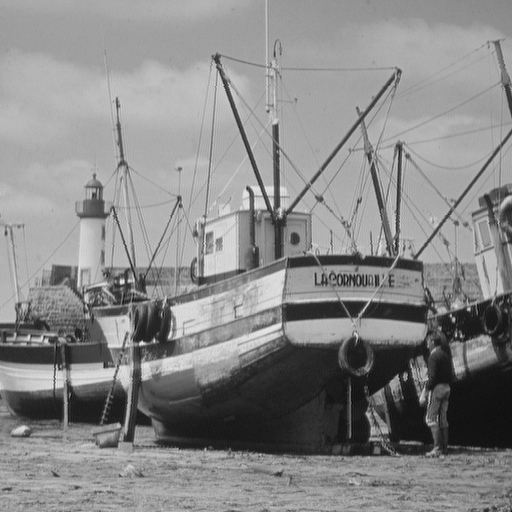
%> input picture Boat.bmp, 512 x 512 px
$ octave compare1.m   (GNU Octave 9; MATLAB toolbox functions it lacks are replaced by stand-ins)
%> lines starting %> are read from the running program, lines starting %| are printed output that depends on the picture
### SDecompose.m
function imde = SDecompose( imMat, dim )
imMat = double(imMat);
map = gray(256);
[imder, imdec] = decompose(imMat, dim);
imde = imdec;

### decompose.m
function [imder, imdec] = decompose(imMat, dim)
imder = imMat;
imdec = imMat;
for i = 1:dim
    for j = 1:2:dim
        imder(i, dim/2+(j+1)/2) = imMat(i, j+1) - imMat(i, j);
        imder(i, (j+1)/2) = imMat(i, j) + floor(imder(i, dim/2+(j+1)/2)/2);
    end
end

for i = 1:dim
    for j = 1:2:dim
        imdec(dim/2+(j+1)/2, i) = imder(j+1, i) - imder(j, i);
        imdec((j+1)/2, i) = imder(j, i) + floor(imdec(dim/2+(j+1)/2, i)/2);
    end
end

### recompose.m
function [imrer, imrec] = recompose( imde, dim )
imrer = imde;
imrec = imde;
for i = 1:dim
    for j = 1:2:dim
        imrer(j, i) = imde((j+1)/2, i) - floor(imde(dim/2+(j+1)/2, i)/2);
        imrer(j+1, i) = imde(dim/2+(j+1)/2, i) + imrer(j, i);
    end
end
for i = 1:dim
    for j = 1:2:dim
        imrec(i, j) = imrer( i, (j+1)/2 ) - floor( imrer(i, dim/2+(j+1)/2)/2 );
        imrec(i, j+1) = imrer( i, dim/2+(j+1)/2 ) + imrec(i, j);
    end
end

### FeatureSIM.m
function [FSIM, FSIMc] = FeatureSIM(imageRef, imageDis)


[rows, cols] = size(imageRef(:,:,1));
I1 = ones(rows, cols);
I2 = ones(rows, cols);
Q1 = ones(rows, cols);
Q2 = ones(rows, cols);

if ndims(imageRef) == 3 %images are colorful
    Y1 = 0.299 * double(imageRef(:,:,1)) + 0.587 * double(imageRef(:,:,2)) + 0.114 * double(imageRef(:,:,3));
    Y2 = 0.299 * double(imageDis(:,:,1)) + 0.587 * double(imageDis(:,:,2)) + 0.114 * double(imageDis(:,:,3));
    I1 = 0.596 * double(imageRef(:,:,1)) - 0.274 * double(imageRef(:,:,2)) - 0.322 * double(imageRef(:,:,3));
    I2 = 0.596 * double(imageDis(:,:,1)) - 0.274 * double(imageDis(:,:,2)) - 0.322 * double(imageDis(:,:,3));
    Q1 = 0.211 * double(imageRef(:,:,1)) - 0.523 * double(imageRef(:,:,2)) + 0.312 * double(imageRef(:,:,3));
    Q2 = 0.211 * double(imageDis(:,:,1)) - 0.523 * double(imageDis(:,:,2)) + 0.312 * double(imageDis(:,:,3));
else %images are grayscale
    Y1 = imageRef;
    Y2 = imageDis;
end

Y1 = double(Y1);
Y2 = double(Y2);
%%%%%%%%%%%%%%%%%%%%%%%%%
% Downsample the image
%%%%%%%%%%%%%%%%%%%%%%%%%
minDimension = min(rows,cols);
F = max(1,round(minDimension / 256));
aveKernel = fspecial('average',F);

aveI1 = conv2(I1, aveKernel,'same');
aveI2 = conv2(I2, aveKernel,'same');
I1 = aveI1(1:F:rows,1:F:cols);
I2 = aveI2(1:F:rows,1:F:cols);

aveQ1 = conv2(Q1, aveKernel,'same');
aveQ2 = conv2(Q2, aveKernel,'same');
Q1 = aveQ1(1:F:rows,1:F:cols);
Q2 = aveQ2(1:F:rows,1:F:cols);

aveY1 = conv2(Y1, aveKernel,'same');
aveY2 = conv2(Y2, aveKernel,'same');
Y1 = aveY1(1:F:rows,1:F:cols);
Y2 = aveY2(1:F:rows,1:F:cols);

%%%%%%%%%%%%%%%%%%%%%%%%%
% Calculate the phase congruency maps
%%%%%%%%%%%%%%%%%%%%%%%%%
PC1 = phasecong2(Y1);
PC2 = phasecong2(Y2);

%%%%%%%%%%%%%%%%%%%%%%%%%
% Calculate the gradient map
%%%%%%%%%%%%%%%%%%%%%%%%%
dx = [3 0 -3; 10 0 -10;  3  0 -3]/16;
dy = [3 10 3; 0  0   0; -3 -10 -3]/16;
IxY1 = conv2(Y1, dx, 'same');
IyY1 = conv2(Y1, dy, 'same');
gradientMap1 = sqrt(IxY1.^2 + IyY1.^2);

IxY2 = conv2(Y2, dx, 'same');
IyY2 = conv2(Y2, dy, 'same');
gradientMap2 = sqrt(IxY2.^2 + IyY2.^2);

%%%%%%%%%%%%%%%%%%%%%%%%%
% Calculate the FSIM
%%%%%%%%%%%%%%%%%%%%%%%%%
T1 = 0.85;  %fixed
T2 = 160; %fixed
PCSimMatrix = (2 * PC1 .* PC2 + T1) ./ (PC1.^2 + PC2.^2 + T1);
gradientSimMatrix = (2*gradientMap1.*gradientMap2 + T2) ./(gradientMap1.^2 + gradientMap2.^2 + T2);
PCm = max(PC1, PC2);
SimMatrix = gradientSimMatrix .* PCSimMatrix .* PCm;
FSIM = sum(sum(SimMatrix)) / sum(sum(PCm));

%%%%%%%%%%%%%%%%%%%%%%%%%
% Calculate the FSIMc
%%%%%%%%%%%%%%%%%%%%%%%%%
T3 = 200;
T4 = 200;
ISimMatrix = (2 * I1 .* I2 + T3) ./ (I1.^2 + I2.^2 + T3);
QSimMatrix = (2 * Q1 .* Q2 + T4) ./ (Q1.^2 + Q2.^2 + T4);

lambda = 0.03;

SimMatrixC = gradientSimMatrix .* PCSimMatrix .* real((ISimMatrix .* QSimMatrix) .^ lambda) .* PCm;
FSIMc = sum(sum(SimMatrixC)) / sum(sum(PCm));

return;

%%%%%%%%%%%%%%%%%%%%%%%%%%%%%%%%%%%%%%%%%%%%%%%%%%%%%%%%%%%%%%%%%%%%%%%%%%%%%%%%%%

function [ResultPC]=phasecong2(im)
% ========================================================================
% Copyright (c) 1996-2009 Peter Kovesi
% School of Computer Science & Software Engineering
% The University of Western Australia
% http://www.csse.uwa.edu.au/
%
% Permission is hereby  granted, free of charge, to any  person obtaining a copy
% of this software and associated  documentation files (the "Software"), to deal
% in the Software without restriction, subject to the following conditions:
%
% The above copyright notice and this permission notice shall be included in all
% copies or substantial portions of the Software.
%
% The software is provided "as is", without warranty of any kind.
% References:
%
%     Peter Kovesi, "Image Features From Phase Congruency". Videre: A
%     Journal of Computer Vision Research. MIT Press. Volume 1, Number 3,
%     Summer 1999 http://mitpress.mit.edu/e-journals/Videre/001/v13.html

nscale          = 4;     % Number of wavelet scales.
norient         = 4;     % Number of filter orientations.
minWaveLength   = 6;     % Wavelength of smallest scale filter.
mult            = 2;   % Scaling factor between successive filters.
sigmaOnf        = 0.55;  % Ratio of the standard deviation of the
                             % Gaussian describing the log Gabor filter's
                             % transfer function in the frequency domain
                             % to the filter center frequency.
dThetaOnSigma   = 1.2;   % Ratio of angular interval between filter orientations
                             % and the standard deviation of the angular Gaussian
                             % function used to construct filters in the
                             % freq. plane.
k               = 2.0;   % No of standard deviations of the noise
                             % energy beyond the mean at which we set the
                             % noise threshold point.
                             % below which phase congruency values get
                             % penalized.
epsilon         = .0001;                % Used to prevent division by zero.

thetaSigma = pi/norient/dThetaOnSigma;  % Calculate the standard deviation of the
                                        % angular Gaussian function used to
                                        % construct filters in the freq. plane.

[rows,cols] = size(im);
imagefft = fft2(im);              % Fourier transform of image

zero = zeros(rows,cols);
EO = cell(nscale, norient);       % Array of convolution results.

estMeanE2n = [];
ifftFilterArray = cell(1,nscale); % Array of inverse FFTs of filters

% Pre-compute some stuff to speed up filter construction

% Set up X and Y matrices with ranges normalised to +/- 0.5
% The following code adjusts things appropriately for odd and even values
% of rows and columns.
if mod(cols,2)
    xrange = [-(cols-1)/2:(cols-1)/2]/(cols-1);
else
    xrange = [-cols/2:(cols/2-1)]/cols;
end

if mod(rows,2)
    yrange = [-(rows-1)/2:(rows-1)/2]/(rows-1);
else
    yrange = [-rows/2:(rows/2-1)]/rows;
end

[x,y] = meshgrid(xrange, yrange);

radius = sqrt(x.^2 + y.^2);       % Matrix values contain *normalised* radius from centre.
theta = atan2(-y,x);              % Matrix values contain polar angle.
                                  % (note -ve y is used to give +ve
                                  % anti-clockwise angles)

radius = ifftshift(radius);       % Quadrant shift radius and theta so that filters
theta  = ifftshift(theta);        % are constructed with 0 frequency at the corners.
radius(1,1) = 1;                  % Get rid of the 0 radius value at the 0
                                  % frequency point (now at top-left corner)
                                  % so that taking the log of the radius will
                                  % not cause trouble.

sintheta = sin(theta);
costheta = cos(theta);
clear x; clear y; clear theta;    % save a little memory

% Filters are constructed in terms of two components.
% 1) The radial component, which controls the frequency band that the filter
%    responds to
% 2) The angular component, which controls the orientation that the filter
%    responds to.
% The two components are multiplied together to construct the overall filter.

% Construct the radial filter components...

% First construct a low-pass filter that is as large as possible, yet falls
% away to zero at the boundaries.  All log Gabor filters are multiplied by
% this to ensure no extra frequencies at the 'corners' of the FFT are
% incorporated as this seems to upset the normalisation process when
% calculating phase congrunecy.
lp = lowpassfilter([rows,cols],.45,15);   % Radius .45, 'sharpness' 15

logGabor = cell(1,nscale);

for s = 1:nscale
    wavelength = minWaveLength*mult^(s-1);
    fo = 1.0/wavelength;                  % Centre frequency of filter.
    logGabor{s} = exp((-(log(radius/fo)).^2) / (2 * log(sigmaOnf)^2));
    logGabor{s} = logGabor{s}.*lp;        % Apply low-pass filter
    logGabor{s}(1,1) = 0;                 % Set the value at the 0 frequency point of the filter
                                          % back to zero (undo the radius fudge).
end

% Then construct the angular filter components...

spread = cell(1,norient);

for o = 1:norient
  angl = (o-1)*pi/norient;           % Filter angle.

  % For each point in the filter matrix calculate the angular distance from
  % the specified filter orientation.  To overcome the angular wrap-around
  % problem sine difference and cosine difference values are first computed
  % and then the atan2 function is used to determine angular distance.

  ds = sintheta * cos(angl) - costheta * sin(angl);    % Difference in sine.
  dc = costheta * cos(angl) + sintheta * sin(angl);    % Difference in cosine.
  dtheta = abs(atan2(ds,dc));                          % Absolute angular distance.
  spread{o} = exp((-dtheta.^2) / (2 * thetaSigma^2));  % Calculate the
                                                       % angular filter component.
end

% The main loop...
EnergyAll(rows,cols) = 0;
AnAll(rows,cols) = 0;

for o = 1:norient                    % For each orientation.
  sumE_ThisOrient   = zero;          % Initialize accumulator matrices.
  sumO_ThisOrient   = zero;
  sumAn_ThisOrient  = zero;
  Energy            = zero;
  for s = 1:nscale,                  % For each scale.
    filter = logGabor{s} .* spread{o};   % Multiply radial and angular
                                         % components to get the filter.
    ifftFilt = real(ifft2(filter))*sqrt(rows*cols);  % Note rescaling to match power
    ifftFilterArray{s} = ifftFilt;                   % record ifft2 of filter
    % Convolve image with even and odd filters returning the result in EO
    EO{s,o} = ifft2(imagefft .* filter);

    An = abs(EO{s,o});                         % Amplitude of even & odd filter response.
    sumAn_ThisOrient = sumAn_ThisOrient + An;  % Sum of amplitude responses.
    sumE_ThisOrient = sumE_ThisOrient + real(EO{s,o}); % Sum of even filter convolution results.
    sumO_ThisOrient = sumO_ThisOrient + imag(EO{s,o}); % Sum of odd filter convolution results.
    if s==1                                 % Record mean squared filter value at smallest
      EM_n = sum(sum(filter.^2));           % scale. This is used for noise estimation.
      maxAn = An;                           % Record the maximum An over all scales.
    else
      maxAn = max(maxAn, An);
    end
  end                                       % ... and process the next scale

  % Get weighted mean filter response vector, this gives the weighted mean
  % phase angle.

  XEnergy = sqrt(sumE_ThisOrient.^2 + sumO_ThisOrient.^2) + epsilon;
  MeanE = sumE_ThisOrient ./ XEnergy;
  MeanO = sumO_ThisOrient ./ XEnergy;

  % Now calculate An(cos(phase_deviation) - | sin(phase_deviation)) | by
  % using dot and cross products between the weighted mean filter response
  % vector and the individual filter response vectors at each scale.  This
  % quantity is phase congruency multiplied by An, which we call energy.

  for s = 1:nscale,
      E = real(EO{s,o}); O = imag(EO{s,o});    % Extract even and odd
                                               % convolution results.
      Energy = Energy + E.*MeanE + O.*MeanO - abs(E.*MeanO - O.*MeanE);
  end

  % Compensate for noise
  % We estimate the noise power from the energy squared response at the
  % smallest scale.  If the noise is Gaussian the energy squared will have a
  % Chi-squared 2DOF pdf.  We calculate the median energy squared response
  % as this is a robust statistic.  From this we estimate the mean.
  % The estimate of noise power is obtained by dividing the mean squared
  % energy value by the mean squared filter value

  medianE2n = median(reshape(abs(EO{1,o}).^2,1,rows*cols));
  meanE2n = -medianE2n/log(0.5);
  estMeanE2n(o) = meanE2n;

  noisePower = meanE2n/EM_n;                       % Estimate of noise power.

  % Now estimate the total energy^2 due to noise
  % Estimate for sum(An^2) + sum(Ai.*Aj.*(cphi.*cphj + sphi.*sphj))

  EstSumAn2 = zero;
  for s = 1:nscale
    EstSumAn2 = EstSumAn2 + ifftFilterArray{s}.^2;
  end

  EstSumAiAj = zero;
  for si = 1:(nscale-1)
    for sj = (si+1):nscale
      EstSumAiAj = EstSumAiAj + ifftFilterArray{si}.*ifftFilterArray{sj};
    end
  end
  sumEstSumAn2 = sum(sum(EstSumAn2));
  sumEstSumAiAj = sum(sum(EstSumAiAj));

  EstNoiseEnergy2 = 2*noisePower*sumEstSumAn2 + 4*noisePower*sumEstSumAiAj;

  tau = sqrt(EstNoiseEnergy2/2);                     % Rayleigh parameter
  EstNoiseEnergy = tau*sqrt(pi/2);                   % Expected value of noise energy
  EstNoiseEnergySigma = sqrt( (2-pi/2)*tau^2 );

  T =  EstNoiseEnergy + k*EstNoiseEnergySigma;       % Noise threshold

  % The estimated noise effect calculated above is only valid for the PC_1 measure.
  % The PC_2 measure does not lend itself readily to the same analysis.  However
  % empirically it seems that the noise effect is overestimated roughly by a factor
  % of 1.7 for the filter parameters used here.

  T = T/1.7;        % Empirical rescaling of the estimated noise effect to
                    % suit the PC_2 phase congruency measure
  Energy = max(Energy - T, zero);          % Apply noise threshold

  EnergyAll = EnergyAll + Energy;
  AnAll = AnAll + sumAn_ThisOrient;
end  % For each orientation
ResultPC = EnergyAll ./ AnAll;
return;


%%%%%%%%%%%%%%%%%%%%%%%%%%%%%%%%%%%%%%%%%%%%%%%%%%%%%%%%%%%%%%%%%%%%%%%%%%%%
% LOWPASSFILTER - Constructs a low-pass butterworth filter.
%
% usage: f = lowpassfilter(sze, cutoff, n)
%
% where: sze    is a two element vector specifying the size of filter
%               to construct [rows cols].
%        cutoff is the cutoff frequency of the filter 0 - 0.5
%        n      is the order of the filter, the higher n is the sharper
%               the transition is. (n must be an integer >= 1).
%               Note that n is doubled so that it is always an even integer.
%
%                      1
%      f =    --------------------
%                              2n
%              1.0 + (w/cutoff)
%
% The frequency origin of the returned filter is at the corners.
%
% See also: HIGHPASSFILTER, HIGHBOOSTFILTER, BANDPASSFILTER
%

% Copyright (c) 1999 Peter Kovesi
% School of Computer Science & Software Engineering
% The University of Western Australia
% http://www.csse.uwa.edu.au/
%
% Permission is hereby granted, free of charge, to any person obtaining a copy
% of this software and associated documentation files (the "Software"), to deal
% in the Software without restriction, subject to the following conditions:
%
% The above copyright notice and this permission notice shall be included in
% all copies or substantial portions of the Software.
%
% The Software is provided "as is", without warranty of any kind.

% October 1999
% August  2005 - Fixed up frequency ranges for odd and even sized filters
%                (previous code was a bit approximate)

function f = lowpassfilter(sze, cutoff, n)

    if cutoff < 0 || cutoff > 0.5
	error('cutoff frequency must be between 0 and 0.5');
    end

    if rem(n,1) ~= 0 || n < 1
	error('n must be an integer >= 1');
    end

    if length(sze) == 1
	rows = sze; cols = sze;
    else
	rows = sze(1); cols = sze(2);
    end

    % Set up X and Y matrices with ranges normalised to +/- 0.5
    % The following code adjusts things appropriately for odd and even values
    % of rows and columns.
    if mod(cols,2)
	xrange = [-(cols-1)/2:(cols-1)/2]/(cols-1);
    else
	xrange = [-cols/2:(cols/2-1)]/cols;
    end

    if mod(rows,2)
	yrange = [-(rows-1)/2:(rows-1)/2]/(rows-1);
    else
	yrange = [-rows/2:(rows/2-1)]/rows;
    end

    [x,y] = meshgrid(xrange, yrange);
    radius = sqrt(x.^2 + y.^2);        % A matrix with every pixel = radius relative to centre.
    f = ifftshift( 1 ./ (1.0 + (radius ./ cutoff).^(2*n)) );   % The filter
    return;

### SRecompose.m
function imre = SRecompose( imde, dim )
map = gray(256);
% [10 lines of commented-out code are left out]

[imrer, imrec] = recompose(imde,dim);
imre = imrec;


### compare1.m
%复现A new reliable optimized image watermarking scheme based on the integer wavelet  transform
%and singular value decomposition for copyright protection%%%%%%%%%%%%%%%%%%
clear
clc
I=imread('Boat.bmp'); %读取载体图像（已选）
%> I is the input picture: size 512x512 uint8; min 0, max 239, mean 136.1
wm=imread('clock.jpg'); %读取水印图像
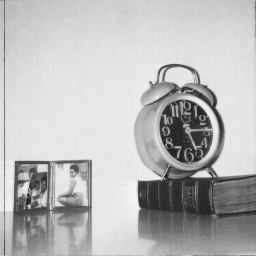
%> input picture clock.jpg, 256 x 256 px
%> wm is the input picture: size 256x256 uint8; min 32, max 246, mean 186
%对主图像做整数小波变换
[p,q]=size(I);
%> p = 512; q = 512
[r,c]=size(wm);
%> r = 256; c = 256
de = SDecompose(I, 512);
%> after the loop in decompose, `for i = 1:dim`:
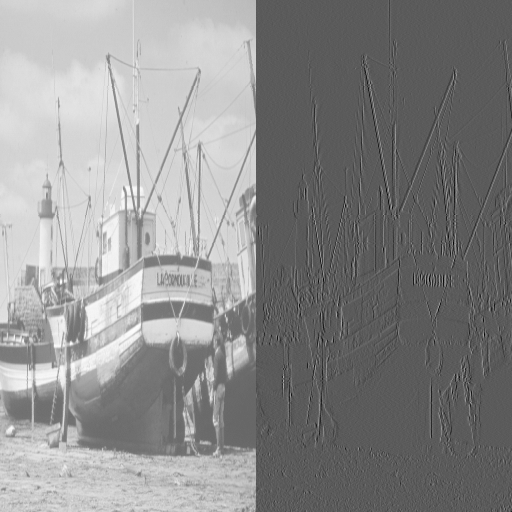
%> imder: size 512x512 double; min -128, max 230, mean 67.9; drawn with min black and max white
%> after the loop in decompose, `for i = 1:dim`:
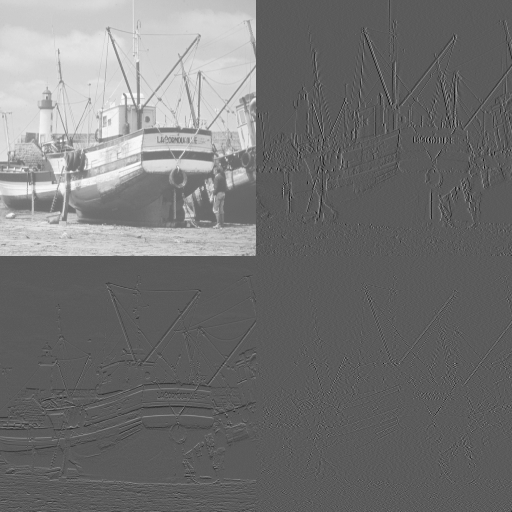
%> imdec: size 512x512 double; min -128, max 228, mean 33.8; drawn with min black and max white
LL=de(1:p/2,1:q/2);
%取低频子带做SVD
[U,S,V]=svd(LL);
%对水印图像做SVD
wm=double(wm);
%> wm: size 256x256 double
[Uw,Sw,Vw]=svd(wm);

%水印嵌入
%根据图片调整适当嵌入强度
MZF=ones(p/2,q/2)*30;
S_new=S+MZF.*Uw;
LL_new=U*S_new*V';

%逆整数小波变换
de1=de;
de1(1:p/2,1:q/2)=LL_new;
I1 = SRecompose(de1, 512);
I1=uint8(I1);
% % figure,imshow(I1)
PSNR=psnr(I,I1);
%> PSNR = 42.57
SSIM=ssim(I,I1);
%> SSIM = 0.976
[FSIM,~] = FeatureSIM(I,I1);
%> in FeatureSIM, `[rows, cols] = size(imageRef(:,:,1));`: rows = 512
%> in FeatureSIM, `I1 = ones(rows, cols);`: I1: size 512x512 double; every value is 1
%> in FeatureSIM, `F = max(1,round(minDimension / 256));`: F = 2
%> in FeatureSIM, `aveKernel = fspecial('average',F);`: aveKernel = [0.25 0.25; 0.25 0.25]
%> in FeatureSIM, `I1 = aveI1(1:F:rows,1:F:cols);`: I1: size 256x256 double; every value is 1
%> in phasecong2, `EnergyAll(rows,cols) = 0;`: EnergyAll: size 256x256 double; every value is 0
%> the loop in phasecong2, `for o = 1:norient` made 4 passes
%> (medianE2n, meanE2n, noisePower, EstNoiseEnergy2, tau, EstNoiseEnergy, EstNoiseEnergySigma, T) on passes 1 to 4: (3.62, 5.22, 0.00177, 13.4, 2.59, 3.24, 1.7, 3.9), (4.87, 7.02, 0.00238, 18.05, 3, 3.77, 1.97, 4.53), (4.64, 6.7, 0.00227, 17.21, 2.93, 3.68, 1.92, 4.42), (5.32, 7.67, 0.0026, 19.71, 3.14, 3.93, 2.06, 4.73)
%> pass 1, in phasecong2, `Energy = max(Energy - T, zero);`:
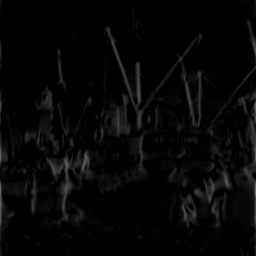
%> Energy: size 256x256 double; min 0, max 113.5, mean 6.3
%> after the loop in phasecong2, `for o = 1:norient`:
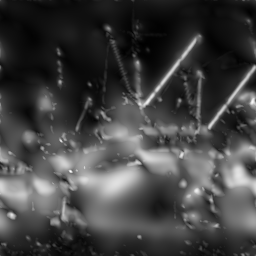
%> maxAn: size 256x256 double; min 0.294, max 34.95, mean 9.3; drawn with min black and max white
%> after the loop in phasecong2, `for o = 1:norient`: EM_n = 2948; EO = 16 items; estMeanE2n = [5.22 7.02 6.7 7.67]; ifftFilterArray = 4 items
%> the loop in phasecong2 (call 2), `for o = 1:norient` made 4 passes
%> (medianE2n, meanE2n, noisePower, EstNoiseEnergy2, tau, EstNoiseEnergy, EstNoiseEnergySigma, T) on passes 1 to 4: (3.77, 5.44, 0.00184, 13.97, 2.64, 3.31, 1.73, 3.99), (4.94, 7.13, 0.00242, 18.31, 3.03, 3.79, 1.98, 4.56), (4.76, 6.87, 0.00233, 17.65, 2.97, 3.72, 1.95, 4.48), (5.46, 7.88, 0.00267, 20.26, 3.18, 3.99, 2.09, 4.8)
%> pass 1, in phasecong2 (call 2), `MeanO = sumO_ThisOrient ./ XEnergy;`:
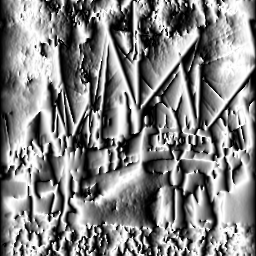
%> MeanO: size 256x256 double; min -1, max 1, mean 0.0283; drawn with min black and max white
%> after the loop in phasecong2 (call 2), `for o = 1:norient`: estMeanE2n = [5.44 7.13 6.87 7.88]
%> in FeatureSIM, `gradientSimMatrix = (2*gradientMap1.*gradientMap2 + T2) ./(gradientMap..`:
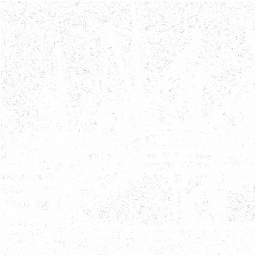
%> gradientSimMatrix: size 256x256 double; min 0.772, max 1, mean 0.99
%> in FeatureSIM, `FSIM = sum(sum(SimMatrix)) / sum(sum(PCm));`: FSIM = 0.993
%> FSIM = 0.993
% % PSIM = PSIM(double(I),double(I1));
% ADD_SSIM = ADD(double(I),double(I1),'SSIM');

%获取密钥
%对载水印图像做一级整数小波变换
de_new = SDecompose(I1, 512);
LL1=de_new(1:p/2,1:q/2);

%取低频子带做SVD
[U1,S1,V1]=svd(LL1);
S_new_1=S_new*U1;%将载水印图像I1,S_new_1，Sw*Vw'作为算法的秘钥

%%%%%%%%%%%%%%%%%%%%%%%%%%%%%%%鲁棒性测试%%%%%%%%%%%%%%%%%%%%%%%%%%%%%%%%%%%%%%
d=input('please input your choice：');
%> the answer given: 1
switch d
    case 1
        I1 = medfilt2(I1,[3,3]);
        PSNR1=psnr(I,I1);
%> PSNR1 = 31.99
        SSIM1=ssim(I,I1);
%> SSIM1 = 0.902
        [FSIM1,~] = FeatureSIM(I,I1);
%> FSIM1 = 0.985
%         PSIM1 = PSIM(I,I1);
%> (the run ends here)
